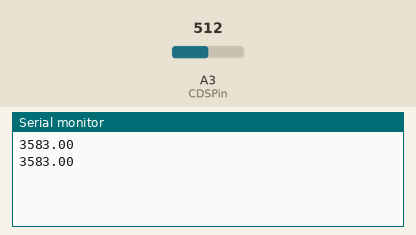
This sketch was run on a simulated Arduino Uno, built with avr-gcc and run on an emulated ATmega328P. Shown: the last lines printed to the serial monitor. The inputs (shaded band) are chosen by the test bench; at power-on: A3 (CDSPin) = 512.

Above: at 2.8 s.
2.9 s: A3 (CDSPin) set to 716
At 5.2 s:
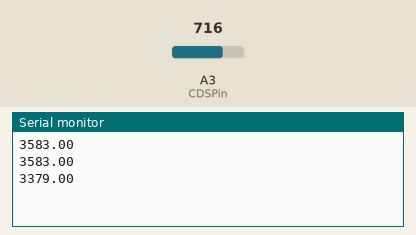
5.6 s: A3 (CDSPin) set to 900
At 6.8 s:
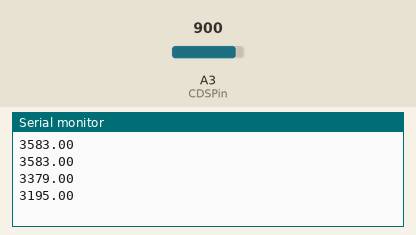
Timing chart, 0 to 8.6 s (numbered marks = the images above; inputs shaded):
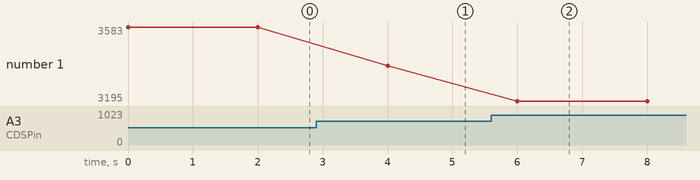

The sketch:

light_test.ino
```cpp
int CDSPin = 17; // 光敏電阻接在A0接腳
float sensorValue = 0; // 設定初始光敏電阻值為0

void setup() {
  Serial.begin(9600);
}

void loop() {
  sensorValue = analogRead(CDSPin);
  Serial.println(4095-sensorValue);
  delay(2000); //每2s讀取一次
}
```

Measured:
- after the input at 2.9 s, the serial monitor: prints a new line after 1.1 s (image 1)
- after the input at 5.6 s, the serial monitor: prints a new line after 0.40 s (image 2)
- plotted number 1: 3583 → 3379 after the input at 2.9 s, 3379 → 3195 after the input at 5.6 s
